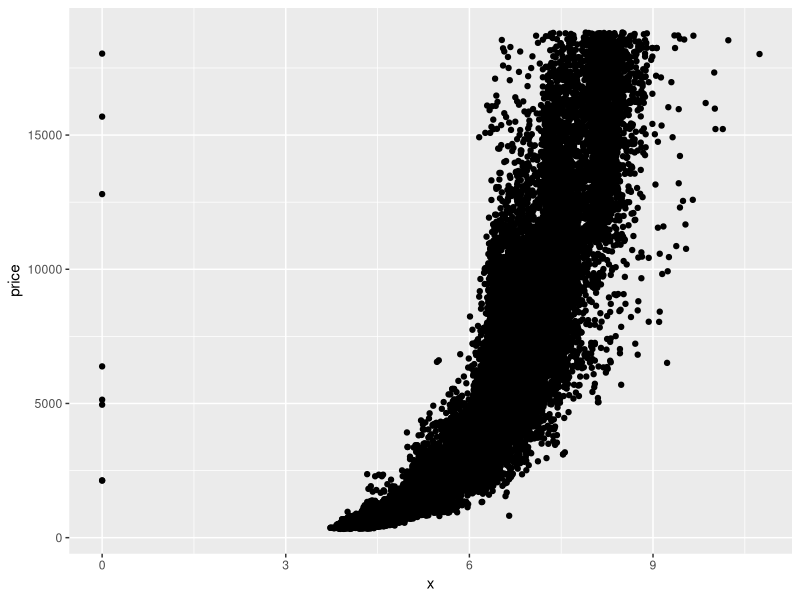
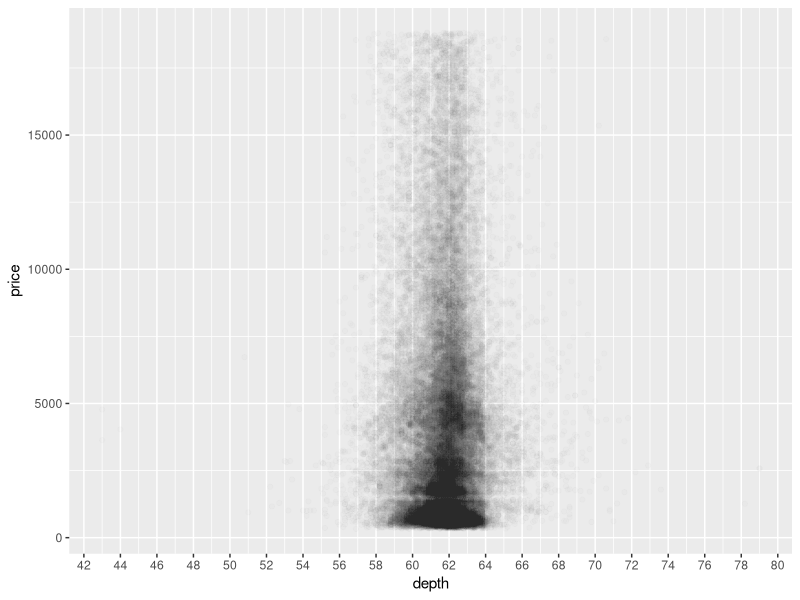
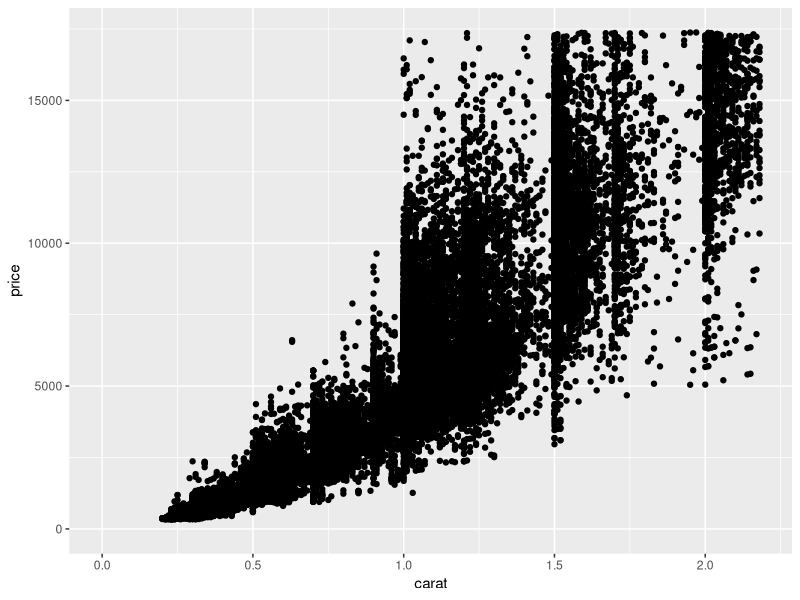
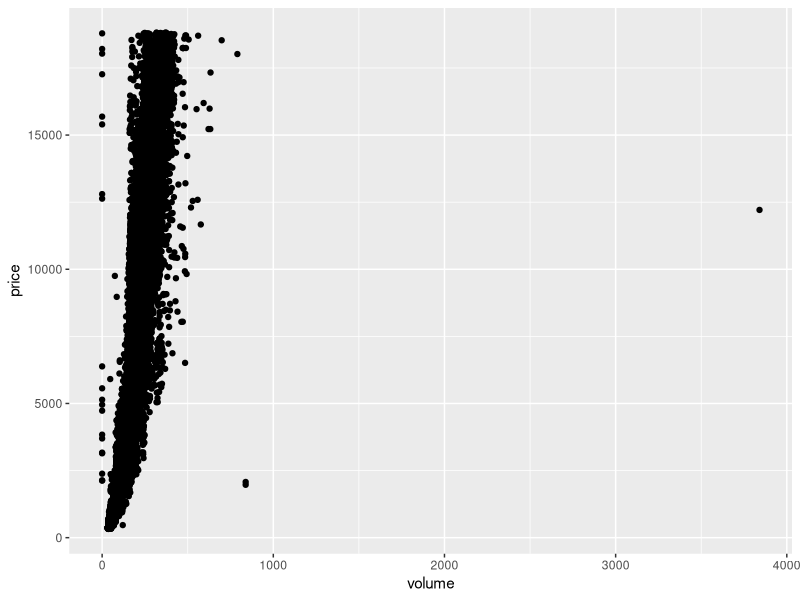
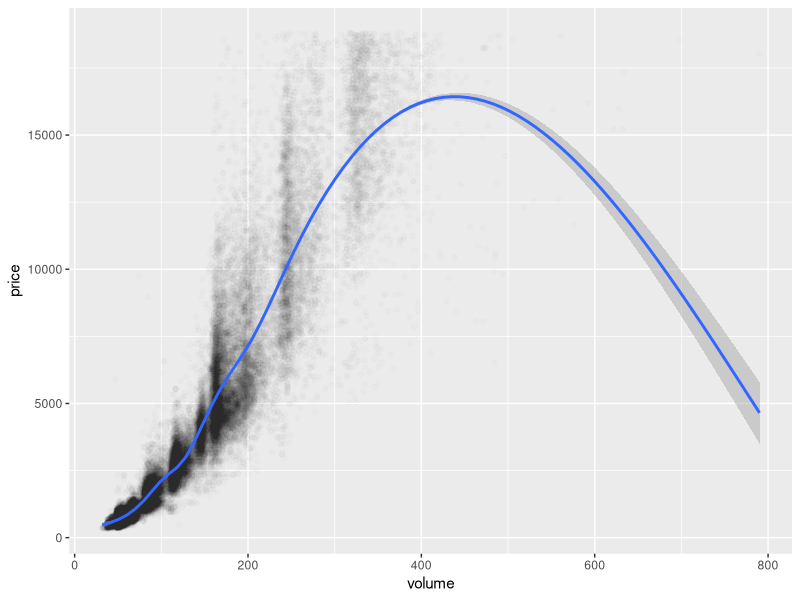
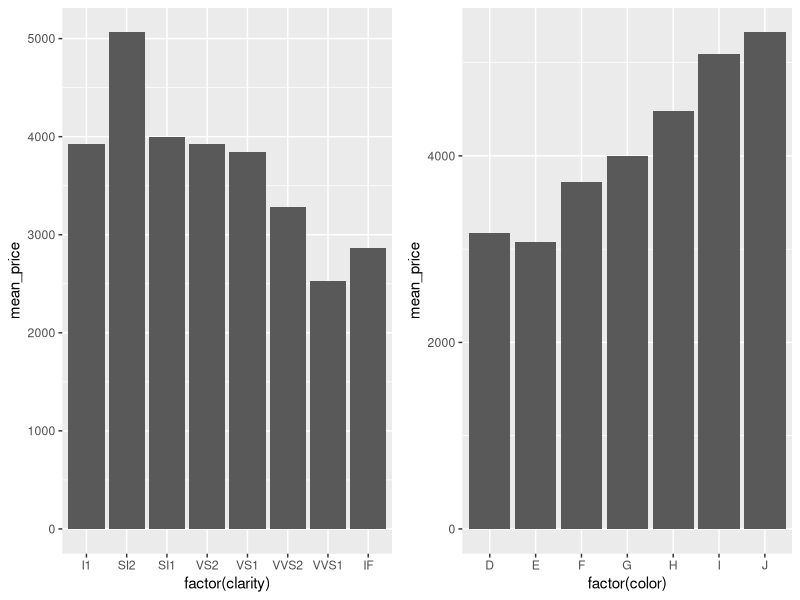
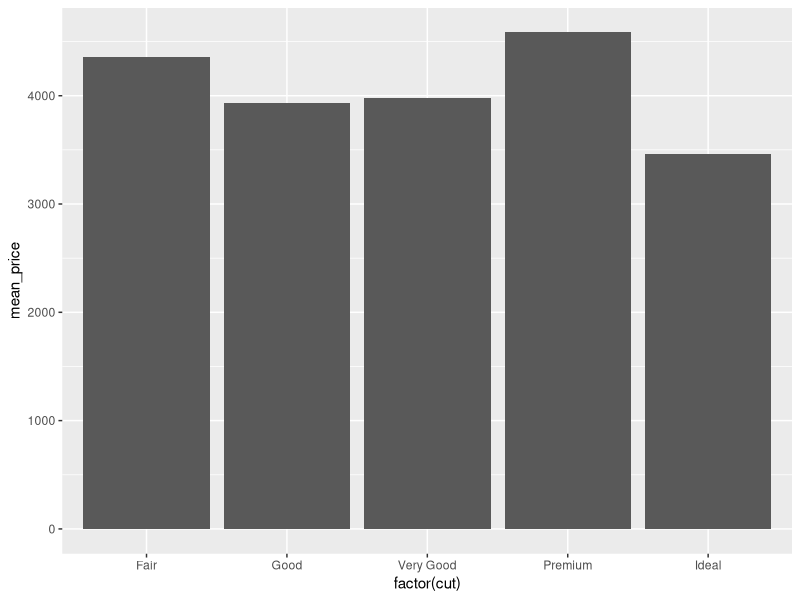

R code for these plots, in order:
## ---- chunk 1
setwd("/Users/Nick/Documents/udacity/projects/data_analysis_with_r/")
library(ggplot2)
data(diamonds)
## ---- chunk 2
ggplot(data=diamonds, aes(x=x, y=price)) + geom_point()
## ---- chunk 3
with(diamonds, cor.test(x, price))
with(diamonds, cor.test(y, price))
with(diamonds, cor.test(z, price))
## ---- chunk 4
ggplot(data=diamonds, aes(x=depth, y=price)) + geom_point(alpha=0.01) +
  scale_x_continuous(breaks=seq(40, 80, 2))
## ---- chunk 5
with(diamonds, cor.test(depth, price))
## ---- chunk 6
ggplot(data=diamonds, aes(x=carat, y=price)) + geom_point() + 
  xlim(0, quantile(diamonds$carat, 0.99)) +
  ylim(0, quantile(diamonds$price, 0.99))
## ---- chunk 7
diamonds$volume = diamonds$x * diamonds$y * diamonds$z
ggplot(data=diamonds, aes(x=volume, y=price)) + geom_point()
## ---- chunk 8
with(subset(diamonds, (diamonds$volume > 0) & (diamonds$volume < 800)), cor.test(volume, price))
## ---- chunk 9
diam_sub = subset(diamonds, (diamonds$volume > 0) & (diamonds$volume < 800))
ggplot(data=diam_sub, aes(x=volume, y=price)) + geom_point(alpha=0.01) +
  geom_smooth()
## ---- chunk 10
library(dplyr)
diamondsByClarity <- diamonds %>%
  group_by(clarity) %>%
  summarise(mean_price = mean(price),
            median_price = median(price),
            min_price = min(price),
            max_price = max(price),
            n = n())
diamondsByClarity
## ---- chunk 11
library(gridExtra)
diamonds_by_clarity <- group_by(diamonds, clarity)
diamonds_mp_by_clarity <- summarise(diamonds_by_clarity, mean_price = mean(price))

diamonds_by_color <- group_by(diamonds, color)
diamonds_mp_by_color <- summarise(diamonds_by_color, mean_price = mean(price))

plot1 = ggplot(data=diamonds_mp_by_clarity, aes(factor(clarity), y=mean_price)) + geom_bar(stat="identity")
plot2 = ggplot(data=diamonds_mp_by_color, aes(x=factor(color), y=mean_price)) + geom_bar(stat="identity")
grid.arrange(plot1, plot2, ncol=2)
## ---- chunk 12
diamonds_by_cut <- group_by(diamonds, cut)
diamonds_mp_by_cut <- summarise(diamonds_by_cut, mean_price = mean(price))
ggplot(data=diamonds_mp_by_cut, aes(factor(cut), y=mean_price)) + geom_bar(stat="identity")
